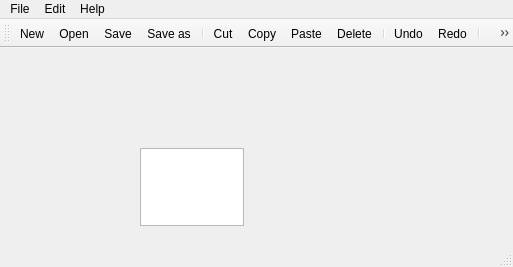
<?xml version="1.0" encoding="UTF-8"?>
<ui version="4.0">
 <class>MainWindow</class>
 <widget class="QMainWindow" name="MainWindow">
  <property name="geometry">
   <rect>
    <x>0</x>
    <y>0</y>
    <width>513</width>
    <height>267</height>
   </rect>
  </property>
  <property name="windowTitle">
   <string>MainWindow</string>
  </property>
  <widget class="QWidget" name="centralWidget">
   <widget class="QTextEdit" name="textEdit">
    <property name="geometry">
     <rect>
      <x>140</x>
      <y>100</y>
      <width>104</width>
      <height>78</height>
     </rect>
    </property>
   </widget>
  </widget>
  <widget class="QMenuBar" name="menuBar">
   <property name="geometry">
    <rect>
     <x>0</x>
     <y>0</y>
     <width>513</width>
     <height>20</height>
    </rect>
   </property>
   <widget class="QMenu" name="menuFile">
    <property name="title">
     <string>File</string>
    </property>
    <addaction name="actionNew"/>
    <addaction name="actionOpen"/>
    <addaction name="separator"/>
    <addaction name="actionSave"/>
    <addaction name="actionSave_as"/>
    <addaction name="separator"/>
    <addaction name="actionClose"/>
   </widget>
   <widget class="QMenu" name="menuEdit">
    <property name="title">
     <string>Edit</string>
    </property>
    <addaction name="actionCopy"/>
    <addaction name="actionPaste"/>
    <addaction name="actionCut"/>
    <addaction name="actionDelete"/>
    <addaction name="separator"/>
    <addaction name="actionUndo"/>
    <addaction name="actionRedo"/>
   </widget>
   <widget class="QMenu" name="menuHelp">
    <property name="title">
     <string>Help</string>
    </property>
    <addaction name="actionAbout_us"/>
   </widget>
   <addaction name="menuFile"/>
   <addaction name="menuEdit"/>
   <addaction name="menuHelp"/>
  </widget>
  <widget class="QToolBar" name="mainToolBar">
   <attribute name="toolBarArea">
    <enum>TopToolBarArea</enum>
   </attribute>
   <attribute name="toolBarBreak">
    <bool>false</bool>
   </attribute>
   <addaction name="actionNew"/>
   <addaction name="actionOpen"/>
   <addaction name="actionSave"/>
   <addaction name="actionSave_as"/>
   <addaction name="separator"/>
   <addaction name="actionCut"/>
   <addaction name="actionCopy"/>
   <addaction name="actionPaste"/>
   <addaction name="actionDelete"/>
   <addaction name="separator"/>
   <addaction name="actionUndo"/>
   <addaction name="actionRedo"/>
   <addaction name="separator"/>
   <addaction name="actionAbout_us"/>
   <addaction name="actionClose"/>
  </widget>
  <widget class="QStatusBar" name="statusBar"/>
  <action name="actionNew">
   <property name="icon">
    <iconset resource="myRes.qrc">
     <normaloff>:/myRes/new-file.png</normaloff>:/myRes/new-file.png</iconset>
   </property>
   <property name="text">
    <string>New</string>
   </property>
  </action>
  <action name="actionOpen">
   <property name="icon">
    <iconset resource="myRes.qrc">
     <normaloff>:/myRes/open-file-under-cursor.png</normaloff>:/myRes/open-file-under-cursor.png</iconset>
   </property>
   <property name="text">
    <string>Open</string>
   </property>
  </action>
  <action name="actionSave">
   <property name="icon">
    <iconset resource="myRes.qrc">
     <normaloff>:/myRes/save.png</normaloff>:/myRes/save.png</iconset>
   </property>
   <property name="text">
    <string>Save</string>
   </property>
  </action>
  <action name="actionSave_as">
   <property name="icon">
    <iconset resource="myRes.qrc">
     <normaloff>:/myRes/save-as.png</normaloff>:/myRes/save-as.png</iconset>
   </property>
   <property name="text">
    <string>Save as</string>
   </property>
  </action>
  <action name="actionClose">
   <property name="icon">
    <iconset resource="myRes.qrc">
     <normaloff>:/myRes/close.png</normaloff>:/myRes/close.png</iconset>
   </property>
   <property name="text">
    <string>Exit</string>
   </property>
  </action>
  <action name="actionAbout_us">
   <property name="icon">
    <iconset resource="myRes.qrc">
     <normaloff>:/myRes/about-us-male.png</normaloff>:/myRes/about-us-male.png</iconset>
   </property>
   <property name="text">
    <string>About us</string>
   </property>
  </action>
  <action name="actionUndo">
   <property name="icon">
    <iconset resource="myRes.qrc">
     <normaloff>:/myRes/undo.png</normaloff>:/myRes/undo.png</iconset>
   </property>
   <property name="text">
    <string>Undo</string>
   </property>
  </action>
  <action name="actionRedo">
   <property name="icon">
    <iconset resource="myRes.qrc">
     <normaloff>:/myRes/redo.png</normaloff>:/myRes/redo.png</iconset>
   </property>
   <property name="text">
    <string>Redo</string>
   </property>
  </action>
  <action name="actionCopy">
   <property name="icon">
    <iconset resource="myRes.qrc">
     <normaloff>:/myRes/copy.png</normaloff>:/myRes/copy.png</iconset>
   </property>
   <property name="text">
    <string>Copy</string>
   </property>
  </action>
  <action name="actionPaste">
   <property name="icon">
    <iconset resource="myRes.qrc">
     <normaloff>:/myRes/paste.png</normaloff>:/myRes/paste.png</iconset>
   </property>
   <property name="text">
    <string>Paste</string>
   </property>
  </action>
  <action name="actionCut">
   <property name="icon">
    <iconset resource="myRes.qrc">
     <normaloff>:/myRes/cut.png</normaloff>:/myRes/cut.png</iconset>
   </property>
   <property name="text">
    <string>Cut</string>
   </property>
  </action>
  <action name="actionDelete">
   <property name="icon">
    <iconset resource="myRes.qrc">
     <normaloff>:/myRes/filled-trash.png</normaloff>:/myRes/filled-trash.png</iconset>
   </property>
   <property name="text">
    <string>Delete</string>
   </property>
  </action>
 </widget>
 <layoutdefault spacing="6" margin="11"/>
 <resources>
  <include location="myRes.qrc"/>
 </resources>
 <connections/>
</ui>
